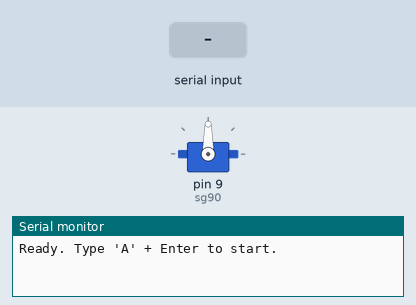
A sketch run on a simulated Arduino Uno, built with avr-gcc and run on an emulated ATmega328P. Shown: servo, the last lines printed to the serial monitor. The test bench sets the inputs (shaded band).

Above: at 1.2 s.
1.3 s: "A" received over Serial
At 2.3 s:
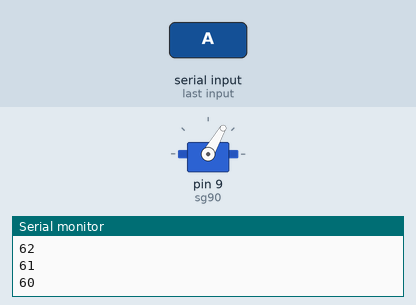
Timing chart, 0 to 10.3 s (numbered marks = the images above; inputs shaded):
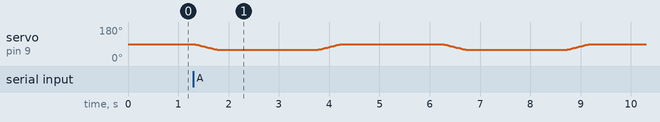

The sketch:

PIDtest.ino
```cpp
/*
  SG90 90° ↔ 60° 循環（由 'A' 觸發）
  -----------------------------------
  接線：
    橙 (Signal) → D9
    紅 (VCC)    → +5 V
    棕 (GND)    → GND
*/

#include <Servo.h>

Servo sg90;

const int ANGLE_HIGH = 90;     // 上端角度
const int ANGLE_LOW  = 60;     // 下端角度
const int STEP_DELAY = 15;     // 每 1° 的延遲 (ms)
const int HOLD_TIME  = 2000;   // 端點停留時間 (ms)

bool running     = false;      // 目前是否在循環
const bool continuous = true;  // true = 一直循環；false = 只跑一次

void setup() {
  Serial.begin(115200);
  sg90.attach(9);
  sg90.write(ANGLE_HIGH);      // 先停在 90°
  Serial.println("Ready. Type 'A' + Enter to start.");
}

void loop() {
  // ── 等待觸發指令 ─────────────────────
  if (Serial.available()) {
    char c = Serial.read();
    if (c == 'A' || c == 'a') {
      running = true;
      Serial.println("Start cycle!");
    }
  }

  // ── 若未觸發就什麼都不做 ────────────
  if (!running) return;

  // ── 90° → 60° ───────────────────────
  for (int pos = ANGLE_HIGH; pos >= ANGLE_LOW; pos--) {
    sg90.write(pos);
    Serial.println(pos);
    delay(STEP_DELAY);
  }
  delay(HOLD_TIME);            // 底端停 2 秒

  // ── 60° → 90° ───────────────────────
  for (int pos = ANGLE_LOW; pos <= ANGLE_HIGH; pos++) {
    sg90.write(pos);
    Serial.println(pos);
    delay(STEP_DELAY);
  }
  delay(HOLD_TIME);            // 頂端停 2 秒

  // 若只想跑一次，把 continuous 設成 false
  if (!continuous) running = false;
}
```
